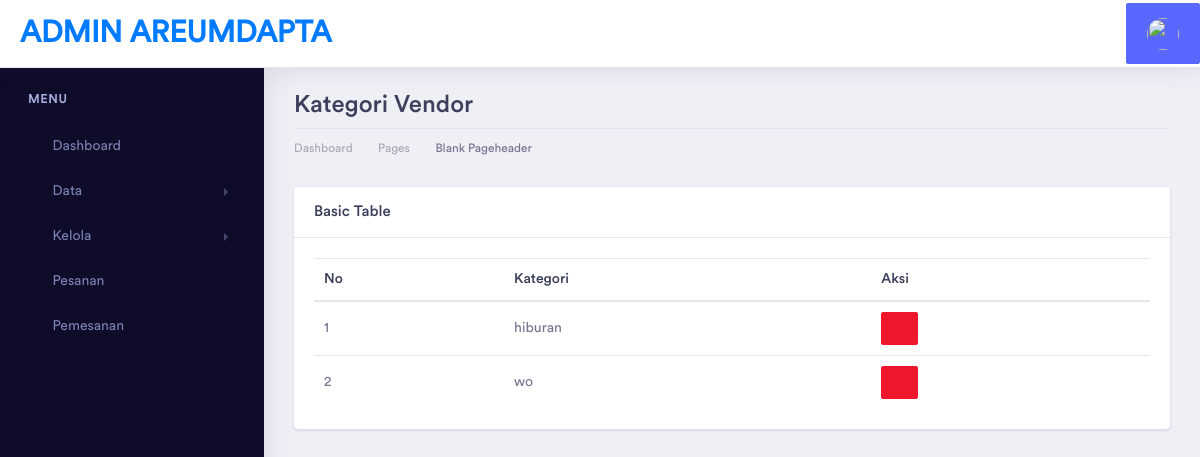
Before: /index.php/admin/kelkon with the older database file.
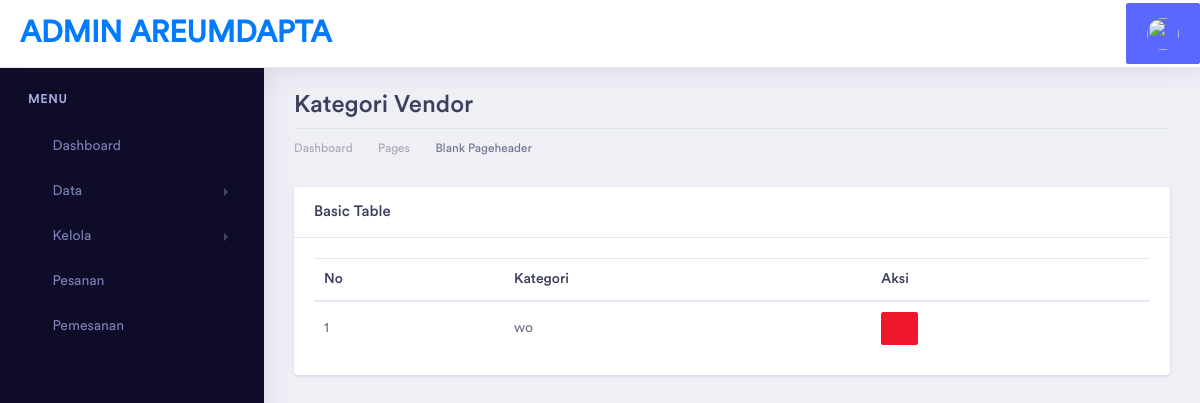
After: the same page with the newer database file.
### tables this page shows
CREATE TABLE `tb_kategori` (
  `idkategori` int(11) NOT NULL,
  `nama_kategori` varchar(128) NOT NULL
);

### application/controllers/Admin.php (called while the page is built, shortened)
<?php
class Admin extends CI_Controller
{
    public function __construct()
    {
        $this->load->model('model_admin');
        $this->load->model('M_All');
        $this->load->library('form_validation');
    }
    public function header()
    {
        $atas['admin'] = $this->db->get_where('user', ['username' => $this->session->userdata('username')])->row_array();
        $this->load->view('admin/head');
        $this->load->view('admin/header', $atas);
        $this->load->view('admin/leftside');
    }
    public function kelkon()
    {
        $data['admin'] = $this->model_admin->tampil()->result();
        $this->load->view('admin/konten_kelkonsumen', $data);
        $this->load->view('admin/js');
    }
}

### index.php (called while the page is built, shortened)
<?php
require_once BASEPATH.'core/CodeIgniter.php';

### application/models/model_admin.php (called while the page is built, shortened)
<?php
class Model_admin extends CI_Model
{
    public function tampil()
    {
        return $this->db->get('tb_kategori');
    }
}

### application/views/admin/konten_kelkonsumen.php (the view, shortened to what this page needs)
<div class="dashboard-wrapper">
    <div class="container-fluid dashboard-content">
        <div class="row">
            <div class="col-xl-12 col-lg-12 col-md-12 col-sm-12 col-12">
                <div class="page-header">
                    <h2 class="pageheader-title">Kategori Vendor </h2>
                    <div class="page-breadcrumb">
                        <nav aria-label="breadcrumb">
                            <ol class="breadcrumb">
                                <li class="breadcrumb-item"><a href="#" class="breadcrumb-link">Dashboard</a></li>
                                <li class="breadcrumb-item"><a href="#" class="breadcrumb-link">Pages</a></li>
                                <li class="breadcrumb-item active" aria-current="page">Blank Pageheader</li>
                            </ol>
                        </nav>
                    </div>
                </div>
            </div>
        </div>
        <div class="row">
            <div class="col-xl-12 col-lg-12 col-md-12 col-sm-12 col-12">
                <div class="card">
                    <h5 class="card-header">Basic Table</h5>
                    <div class="card-body">
                        <table class="table">
                            <thead>
                                <tr>
                                    <th scope="col">No</th>
                                    <th scope="col">Kategori</th>
                                    <th scope="col">Aksi</th>
                                </tr>
                                <?php
                                $no = 1;
                                foreach ($admin as $ad) : ?>
                                    <tr>
                                        <td><?php echo $no++ ?></td>
                                        <td><?php echo $ad->nama_kategori ?></td>
                                        <td><?php echo anchor(
                                                'admin/hapus/' . $ad->idkategori,
                                                '<div class="btn btn-danger btn-sm"><i class="fas fa-trash"></i></div>'
                                            ) ?>
                                        </td>
                                    </tr>
                                <?php endforeach; ?>
                            </thead>
                        </table>
                    </div>
                </div>

Changed rows visible on the page:
removed tb_kategori: nama_kategori "hiburan"
